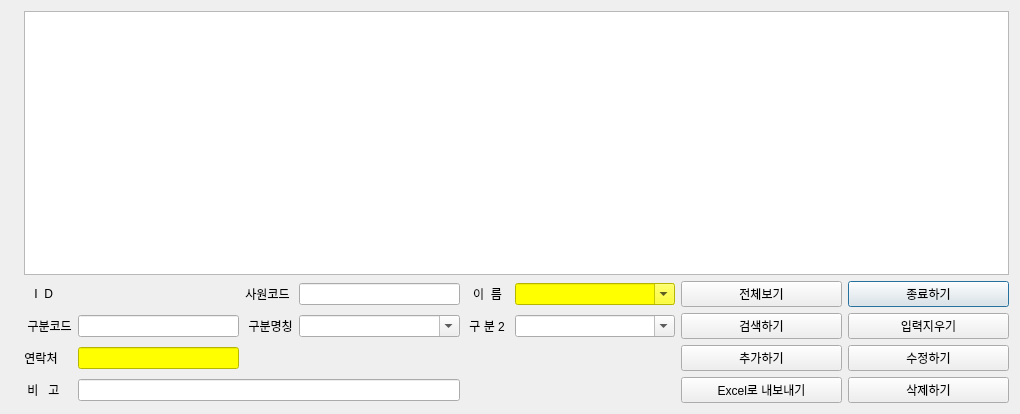
<?xml version="1.0" encoding="UTF-8"?>
<ui version="4.0">
 <class>EmployeePhoneNoDialog</class>
 <widget class="QDialog" name="EmployeePhoneNoDialog">
  <property name="geometry">
   <rect>
    <x>0</x>
    <y>0</y>
    <width>1020</width>
    <height>414</height>
   </rect>
  </property>
  <property name="sizePolicy">
   <sizepolicy hsizetype="Expanding" vsizetype="Expanding">
    <horstretch>0</horstretch>
    <verstretch>0</verstretch>
   </sizepolicy>
  </property>
  <property name="windowTitle">
   <string>사원 연락처</string>
  </property>
  <layout class="QGridLayout" name="gridLayout_2">
   <item row="1" column="0">
    <layout class="QGridLayout" name="gridLayout">
     <item row="1" column="8">
      <widget class="QPushButton" name="pb_fone_close">
       <property name="sizePolicy">
        <sizepolicy hsizetype="Expanding" vsizetype="Fixed">
         <horstretch>0</horstretch>
         <verstretch>0</verstretch>
        </sizepolicy>
       </property>
       <property name="text">
        <string>종료하기</string>
       </property>
      </widget>
     </item>
     <item row="2" column="8">
      <widget class="QPushButton" name="pb_fone_clear">
       <property name="sizePolicy">
        <sizepolicy hsizetype="Expanding" vsizetype="Fixed">
         <horstretch>0</horstretch>
         <verstretch>0</verstretch>
        </sizepolicy>
       </property>
       <property name="text">
        <string>입력지우기</string>
       </property>
      </widget>
     </item>
     <item row="1" column="4">
      <widget class="QLineEdit" name="entry_fone_code">
       <property name="sizePolicy">
        <sizepolicy hsizetype="MinimumExpanding" vsizetype="Fixed">
         <horstretch>0</horstretch>
         <verstretch>0</verstretch>
        </sizepolicy>
       </property>
      </widget>
     </item>
     <item row="3" column="8">
      <widget class="QPushButton" name="pb_fone_update">
       <property name="sizePolicy">
        <sizepolicy hsizetype="Expanding" vsizetype="Fixed">
         <horstretch>0</horstretch>
         <verstretch>0</verstretch>
        </sizepolicy>
       </property>
       <property name="text">
        <string>수정하기</string>
       </property>
      </widget>
     </item>
     <item row="4" column="7">
      <widget class="QPushButton" name="pb_fone_excel_export">
       <property name="sizePolicy">
        <sizepolicy hsizetype="Expanding" vsizetype="Fixed">
         <horstretch>0</horstretch>
         <verstretch>0</verstretch>
        </sizepolicy>
       </property>
       <property name="text">
        <string>Excel로 내보내기</string>
       </property>
      </widget>
     </item>
     <item row="3" column="7">
      <widget class="QPushButton" name="pb_fone_insert">
       <property name="sizePolicy">
        <sizepolicy hsizetype="Expanding" vsizetype="Fixed">
         <horstretch>0</horstretch>
         <verstretch>0</verstretch>
        </sizepolicy>
       </property>
       <property name="text">
        <string>추가하기</string>
       </property>
      </widget>
     </item>
     <item row="1" column="6">
      <widget class="QComboBox" name="cb_fone_ename">
       <property name="sizePolicy">
        <sizepolicy hsizetype="Expanding" vsizetype="Fixed">
         <horstretch>0</horstretch>
         <verstretch>0</verstretch>
        </sizepolicy>
       </property>
       <property name="styleSheet">
        <string notr="true">background-color: rgb(255, 255, 0);</string>
       </property>
       <property name="editable">
        <bool>true</bool>
       </property>
      </widget>
     </item>
     <item row="1" column="2">
      <widget class="QLabel" name="lbl_fone_id">
       <property name="sizePolicy">
        <sizepolicy hsizetype="MinimumExpanding" vsizetype="MinimumExpanding">
         <horstretch>0</horstretch>
         <verstretch>0</verstretch>
        </sizepolicy>
       </property>
       <property name="text">
        <string/>
       </property>
      </widget>
     </item>
     <item row="1" column="7">
      <widget class="QPushButton" name="pb_fone_show">
       <property name="sizePolicy">
        <sizepolicy hsizetype="Expanding" vsizetype="Fixed">
         <horstretch>0</horstretch>
         <verstretch>0</verstretch>
        </sizepolicy>
       </property>
       <property name="text">
        <string>전체보기</string>
       </property>
      </widget>
     </item>
     <item row="1" column="3">
      <widget class="QLabel" name="label_2">
       <property name="sizePolicy">
        <sizepolicy hsizetype="Fixed" vsizetype="Fixed">
         <horstretch>0</horstretch>
         <verstretch>0</verstretch>
        </sizepolicy>
       </property>
       <property name="text">
        <string>사원코드</string>
       </property>
       <property name="alignment">
        <set>Qt::AlignCenter</set>
       </property>
      </widget>
     </item>
     <item row="2" column="6">
      <widget class="QComboBox" name="cb_fone_class2">
       <property name="sizePolicy">
        <sizepolicy hsizetype="Expanding" vsizetype="Fixed">
         <horstretch>0</horstretch>
         <verstretch>0</verstretch>
        </sizepolicy>
       </property>
       <property name="styleSheet">
        <string notr="true"/>
       </property>
       <property name="editable">
        <bool>true</bool>
       </property>
      </widget>
     </item>
     <item row="2" column="7">
      <widget class="QPushButton" name="pb_fone_search">
       <property name="sizePolicy">
        <sizepolicy hsizetype="Expanding" vsizetype="Fixed">
         <horstretch>0</horstretch>
         <verstretch>0</verstretch>
        </sizepolicy>
       </property>
       <property name="text">
        <string>검색하기</string>
       </property>
      </widget>
     </item>
     <item row="2" column="5">
      <widget class="QLabel" name="label_4">
       <property name="sizePolicy">
        <sizepolicy hsizetype="Fixed" vsizetype="Fixed">
         <horstretch>0</horstretch>
         <verstretch>0</verstretch>
        </sizepolicy>
       </property>
       <property name="text">
        <string> 구 분 2</string>
       </property>
       <property name="alignment">
        <set>Qt::AlignCenter</set>
       </property>
      </widget>
     </item>
     <item row="4" column="8">
      <widget class="QPushButton" name="pb_fone_delete">
       <property name="sizePolicy">
        <sizepolicy hsizetype="Expanding" vsizetype="Fixed">
         <horstretch>0</horstretch>
         <verstretch>0</verstretch>
        </sizepolicy>
       </property>
       <property name="text">
        <string>삭제하기</string>
       </property>
      </widget>
     </item>
     <item row="4" column="0">
      <widget class="QLabel" name="label_8">
       <property name="sizePolicy">
        <sizepolicy hsizetype="Fixed" vsizetype="MinimumExpanding">
         <horstretch>0</horstretch>
         <verstretch>0</verstretch>
        </sizepolicy>
       </property>
       <property name="text">
        <string/>
       </property>
       <property name="alignment">
        <set>Qt::AlignCenter</set>
       </property>
      </widget>
     </item>
     <item row="1" column="5">
      <widget class="QLabel" name="label_3">
       <property name="sizePolicy">
        <sizepolicy hsizetype="Fixed" vsizetype="Fixed">
         <horstretch>0</horstretch>
         <verstretch>0</verstretch>
        </sizepolicy>
       </property>
       <property name="text">
        <string>  이  름  </string>
       </property>
       <property name="alignment">
        <set>Qt::AlignCenter</set>
       </property>
      </widget>
     </item>
     <item row="1" column="1">
      <widget class="QLabel" name="label">
       <property name="sizePolicy">
        <sizepolicy hsizetype="Fixed" vsizetype="Fixed">
         <horstretch>0</horstretch>
         <verstretch>0</verstretch>
        </sizepolicy>
       </property>
       <property name="text">
        <string>   I  D  </string>
       </property>
       <property name="alignment">
        <set>Qt::AlignCenter</set>
       </property>
      </widget>
     </item>
     <item row="2" column="1">
      <widget class="QLabel" name="label_5">
       <property name="sizePolicy">
        <sizepolicy hsizetype="Fixed" vsizetype="Fixed">
         <horstretch>0</horstretch>
         <verstretch>0</verstretch>
        </sizepolicy>
       </property>
       <property name="text">
        <string> 구분코드</string>
       </property>
       <property name="alignment">
        <set>Qt::AlignCenter</set>
       </property>
      </widget>
     </item>
     <item row="2" column="4">
      <widget class="QComboBox" name="cb_fone_tname">
       <property name="sizePolicy">
        <sizepolicy hsizetype="Expanding" vsizetype="Fixed">
         <horstretch>0</horstretch>
         <verstretch>0</verstretch>
        </sizepolicy>
       </property>
       <property name="styleSheet">
        <string notr="true"/>
       </property>
       <property name="editable">
        <bool>true</bool>
       </property>
      </widget>
     </item>
     <item row="2" column="2">
      <widget class="QLineEdit" name="entry_fone_class1">
       <property name="sizePolicy">
        <sizepolicy hsizetype="MinimumExpanding" vsizetype="Fixed">
         <horstretch>0</horstretch>
         <verstretch>0</verstretch>
        </sizepolicy>
       </property>
      </widget>
     </item>
     <item row="2" column="3">
      <widget class="QLabel" name="label_9">
       <property name="sizePolicy">
        <sizepolicy hsizetype="Fixed" vsizetype="Fixed">
         <horstretch>0</horstretch>
         <verstretch>0</verstretch>
        </sizepolicy>
       </property>
       <property name="text">
        <string> 구분명칭</string>
       </property>
       <property name="alignment">
        <set>Qt::AlignCenter</set>
       </property>
      </widget>
     </item>
     <item row="0" column="1" colspan="8">
      <widget class="QTableView" name="tv_fone">
       <property name="sizePolicy">
        <sizepolicy hsizetype="Expanding" vsizetype="Expanding">
         <horstretch>0</horstretch>
         <verstretch>1</verstretch>
        </sizepolicy>
       </property>
      </widget>
     </item>
     <item row="4" column="1">
      <widget class="QLabel" name="label_6">
       <property name="sizePolicy">
        <sizepolicy hsizetype="Fixed" vsizetype="Fixed">
         <horstretch>0</horstretch>
         <verstretch>0</verstretch>
        </sizepolicy>
       </property>
       <property name="text">
        <string> 비   고 </string>
       </property>
       <property name="alignment">
        <set>Qt::AlignCenter</set>
       </property>
      </widget>
     </item>
     <item row="4" column="2" colspan="3">
      <widget class="QLineEdit" name="entry_fone_remark">
       <property name="sizePolicy">
        <sizepolicy hsizetype="MinimumExpanding" vsizetype="Fixed">
         <horstretch>0</horstretch>
         <verstretch>0</verstretch>
        </sizepolicy>
       </property>
      </widget>
     </item>
     <item row="3" column="1">
      <widget class="QLabel" name="label_7">
       <property name="sizePolicy">
        <sizepolicy hsizetype="Fixed" vsizetype="Fixed">
         <horstretch>0</horstretch>
         <verstretch>0</verstretch>
        </sizepolicy>
       </property>
       <property name="text">
        <string>연락처</string>
       </property>
       <property name="alignment">
        <set>Qt::AlignCenter</set>
       </property>
      </widget>
     </item>
     <item row="3" column="2">
      <widget class="QLineEdit" name="entry_fone_no">
       <property name="sizePolicy">
        <sizepolicy hsizetype="Expanding" vsizetype="Fixed">
         <horstretch>0</horstretch>
         <verstretch>0</verstretch>
        </sizepolicy>
       </property>
       <property name="styleSheet">
        <string notr="true">background-color: rgb(255, 255, 0);</string>
       </property>
      </widget>
     </item>
    </layout>
   </item>
  </layout>
 </widget>
 <resources/>
 <connections/>
</ui>
